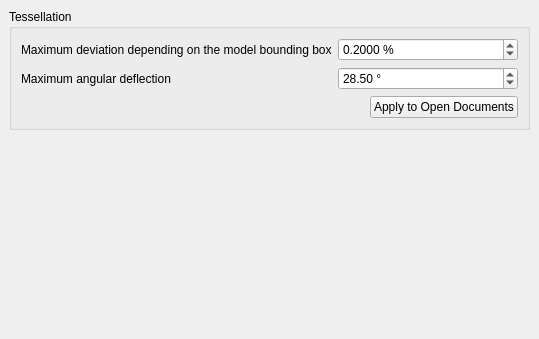
<?xml version="1.0" encoding="UTF-8"?>
<ui version="4.0">
 <class>PartGui::DlgSettings3DViewPart</class>
 <widget class="QWidget" name="PartGui::DlgSettings3DViewPart">
  <property name="geometry">
   <rect>
    <x>0</x>
    <y>0</y>
    <width>539</width>
    <height>339</height>
   </rect>
  </property>
  <property name="windowTitle">
   <string>Shape View</string>
  </property>
  <layout class="QGridLayout">
   <property name="margin">
    <number>9</number>
   </property>
   <property name="spacing">
    <number>6</number>
   </property>
   <item row="0" column="0">
    <widget class="QGroupBox" name="GroupBox12">
     <property name="title">
      <string>Tessellation</string>
     </property>
     <layout class="QGridLayout">
      <property name="margin">
       <number>9</number>
      </property>
      <property name="spacing">
       <number>6</number>
      </property>
      <item row="0" column="0">
       <layout class="QGridLayout">
        <property name="margin">
         <number>0</number>
        </property>
        <property name="spacing">
         <number>6</number>
        </property>
        <item row="0" column="0">
         <widget class="QLabel" name="textLabel1">
          <property name="toolTip">
           <string>Defines the deviation of tessellation to the actual surface</string>
          </property>
          <property name="whatsThis">
           <string>&lt;html&gt;&lt;head&gt;&lt;meta name="qrichtext" content="1" /&gt;&lt;/head&gt;&lt;body style=" white-space: pre-wrap; font-size:7.8pt; font-weight:400; font-style:normal; text-decoration:none;"&gt;&lt;p style=" margin-top:0px; margin-bottom:0px; margin-left:0px; margin-right:0px; -qt-block-indent:0; text-indent:0px;"&gt;&lt;span style=" font-weight:600;"&gt;Tessellation&lt;/span&gt;&lt;/p&gt;&lt;p style="-qt-paragraph-type:empty; margin-top:0px; margin-bottom:0px; margin-left:0px; margin-right:0px; -qt-block-indent:0; text-indent:0px; font-weight:600;"&gt;&lt;/p&gt;&lt;p style=" margin-top:0px; margin-bottom:0px; margin-left:0px; margin-right:0px; -qt-block-indent:0; text-indent:0px; font-weight:600;"&gt;&lt;span style=" font-weight:400;"&gt;Defines the maximum deviation of the tessellated mesh to the surface. The smaller the value is the slower the render speed which results in increased detail/resolution.&lt;/span&gt;&lt;/p&gt;&lt;/body&gt;&lt;/html&gt;</string>
          </property>
          <property name="text">
           <string>Maximum deviation depending on the model bounding box</string>
          </property>
         </widget>
        </item>
        <item row="0" column="1">
         <widget class="Gui::PrefDoubleSpinBox" name="maxDeviation">
          <property name="suffix">
           <string notr="true"> %</string>
          </property>
          <property name="decimals">
           <number>4</number>
          </property>
          <property name="minimum">
           <double>0.0100000000000</double>
          </property>
          <property name="maximum">
           <double>100.000000000000000</double>
          </property>
          <property name="singleStep">
           <double>0.010000000000000</double>
          </property>
          <property name="value">
           <double>0.200000000000000</double>
          </property>
          <property name="prefEntry" stdset="0">
           <cstring>MeshDeviation</cstring>
          </property>
          <property name="prefPath" stdset="0">
           <cstring>Mod/Part</cstring>
          </property>
         </widget>
        </item>
        <item row="1" column="0">
         <widget class="QLabel" name="label">
          <property name="text">
           <string>Maximum angular deflection</string>
          </property>
         </widget>
        </item>
        <item row="1" column="1">
         <widget class="Gui::PrefDoubleSpinBox" name="maxAngularDeflection">
          <property name="suffix">
           <string notr="true"> °</string>
          </property>
          <property name="decimals">
           <number>2</number>
          </property>
          <property name="minimum">
           <double>1.0</double>
          </property>
          <property name="maximum">
           <double>180.000000000000000</double>
          </property>
          <property name="singleStep">
           <double>0.5</double>
          </property>
          <property name="value">
           <double>28.5</double>
          </property>
          <property name="prefEntry" stdset="0">
           <cstring>MeshAngularDeflection</cstring>
          </property>
          <property name="prefPath" stdset="0">
           <cstring>Mod/Part</cstring>
          </property>
         </widget>
        </item>
       </layout>
      </item>
      <item row="1" column="0">
       <layout class="QHBoxLayout" name="horizontalLayout">
        <item>
         <spacer name="horizontalSpacer">
          <property name="orientation">
           <enum>Qt::Horizontal</enum>
          </property>
          <property name="sizeHint" stdset="0">
           <size>
            <width>40</width>
            <height>20</height>
           </size>
          </property>
         </spacer>
        </item>
        <item>
         <widget class="QPushButton" name="buttonApplyToExisting">
          <property name="toolTip">
           <string>Applies these tessellation settings to all objects in currently open documents</string>
          </property>
          <property name="text">
           <string>Apply to Open Documents</string>
          </property>
         </widget>
        </item>
       </layout>
      </item>
     </layout>
    </widget>
   </item>
  <item row="1" column="0">
    <spacer>
     <property name="orientation">
      <enum>Qt::Vertical</enum>
     </property>
     <property name="sizeHint" stdset="0">
      <size>
       <width>20</width>
       <height>61</height>
      </size>
     </property>
    </spacer>
   </item>
   </layout>
 </widget>
 <layoutdefault spacing="6" margin="11"/>
 <customwidgets>
  <customwidget>
   <class>Gui::PrefDoubleSpinBox</class>
   <extends>QDoubleSpinBox</extends>
   <header>Gui/PrefWidgets.h</header>
  </customwidget>
 </customwidgets>
 <resources/>
 <connections/>
</ui>
